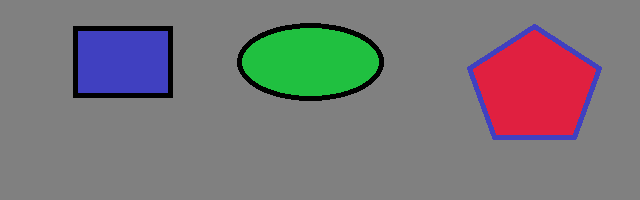
#> input picture Ram-imagenes/test.bmp, 640 x 200 px, found by its file name
$ python main.py
#> lines starting #> are read from the running program, lines starting #| are printed output that depends on the picture
import numpy as np
import cv2
from bitstring import BitArray

img ="test.bmp"
image = cv2.imread("/home/geovanny/Desktop/Ram-imagenes/test.bmp")
#> image is the input picture: shape (200, 640, 3); mean B, G, R 120.2, 117.8, 122.2
image_gray = cv2.cvtColor(image, cv2.COLOR_BGR2GRAY)
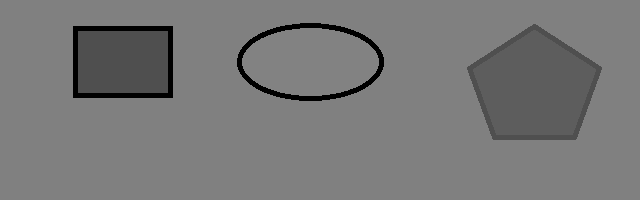
#> image_gray: shape (200, 640); min 0, max 130, mean 119.4
newGray = cv2.resize(image_gray, (640, 200))

cv2.imwrite('newGrayPicture.jpg', newGray)

#header
f = open("img640x200.mif", "w+")

f.write("WIDTH = 32;")
f.write("\n")
f.write("DEPTH = 128000;")
f.write("\n")
f.write("\n")

f.write("ADDRESS_RADIX = DEC;")
f.write("\n")
f.write("DATA_RADIX = HEX;")
f.write("\n")
f.write("\n")
f.write("CONTENT BEGIN")
f.write("\n")
#header

row, colum, counter = 0, 0, 0
height, width = newGray.shape[:2]
#> height = 200; width = 640


while(row < height):
	while(colum < width):
		pixel1 = newGray[row, colum]
		pixel2 = newGray[row, colum+1]
		pixel3 = newGray[row, colum+2]
		pixel4 = newGray[row, colum+3]

		pixel1 = str(hex(pixel1)[2:])
		pixel2 = str(hex(pixel2)[2:])
		pixel3 = str(hex(pixel3)[2:])
		pixel4 = str(hex(pixel4)[2:])

		pixels = pixel1 + pixel2 + pixel3 + pixel4

		f.write(str(counter)+":" +pixels +";")
		f.write("\n")
		colum += 4
		counter += 1
	row += 1
	colum = 0
#> after the loop, counter = 32000; row = 200
f.write("END;")
f.close()
